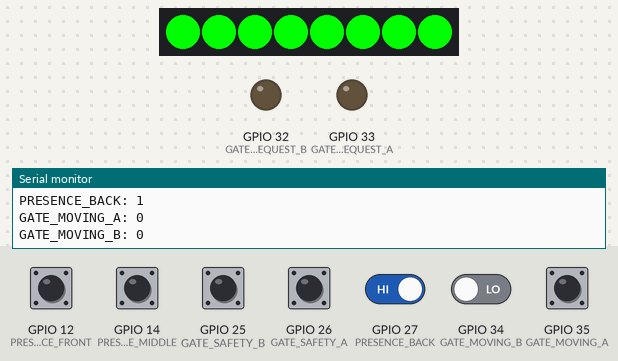
Simulated run of this sketch. Board: ESP32. Shown: 8 RGB LEDs in strip order, left to right, output pins drawn as LEDs (lit = HIGH), the last lines printed to the serial monitor. The inputs (shaded band) are chosen by the test bench; at power-on: GPIO 12 (PRESENCE_FRONT), GPIO 14 (PRESENCE_MIDDLE), GPIO 25 (GATE_SAFETY_B), GPIO 26 (GATE_SAFETY_A), GPIO 27 (PRESENCE_BACK) HIGH, GPIO 34 (GATE_MOVING_B), GPIO 35 (GATE_MOVING_A) LOW. Dim RGB values are drawn brighter than linear.

Above: at 3.1 s.
3.2 s: GPIO 12 (PRESENCE_FRONT) pulled LOW for 1.4 s
At 5.4 s:
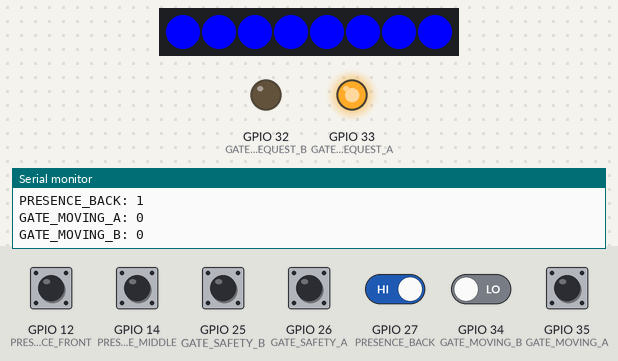
6.1 s: GPIO 14 (PRESENCE_MIDDLE) pulled LOW for 1.4 s
At 8.7 s:
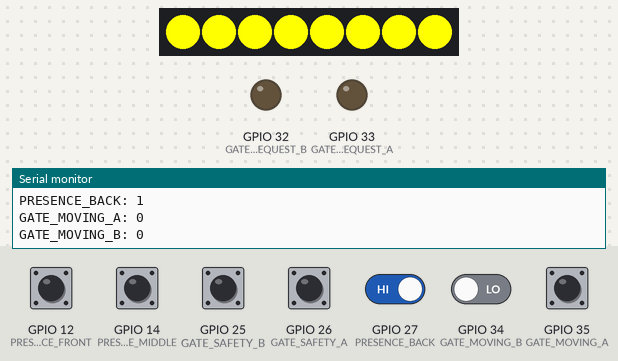
9.5 s: GPIO 35 (GATE_MOVING_A) pulled HIGH for 1.4 s
At 13.8 s:
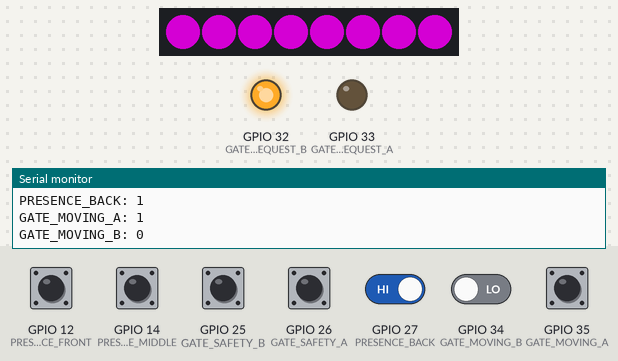
14.1 s: GPIO 25 (GATE_SAFETY_B) pulled LOW for 1.4 s
At 17.3 s:
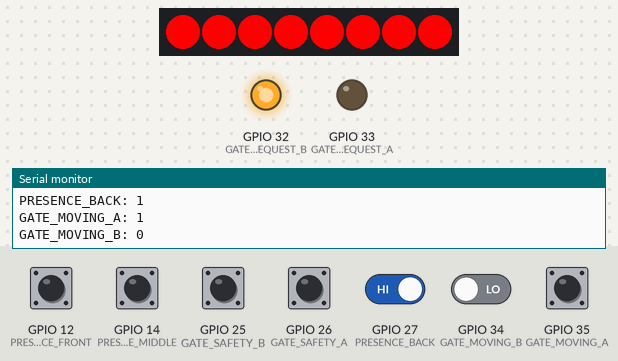
17.6 s: GPIO 25 (GATE_SAFETY_B) driven LOW and GPIO 27 (PRESENCE_BACK) driven LOW
At 21.9 s:
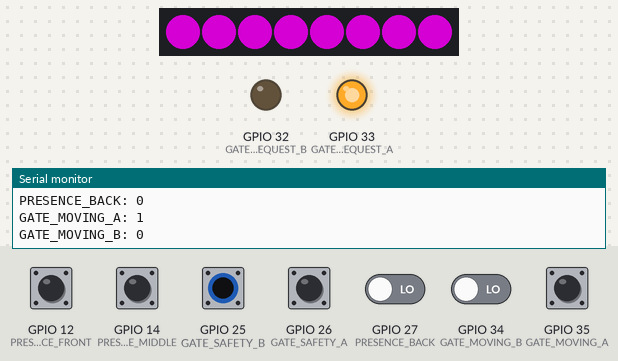
22.0 s: GPIO 26 (GATE_SAFETY_A) pulled LOW for 1.4 s
At 24.4 s:
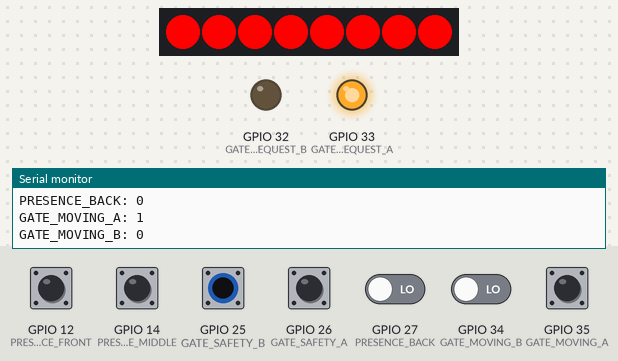
Timing chart, 0 to 25.9 s (numbered marks = the images above; inputs shaded):
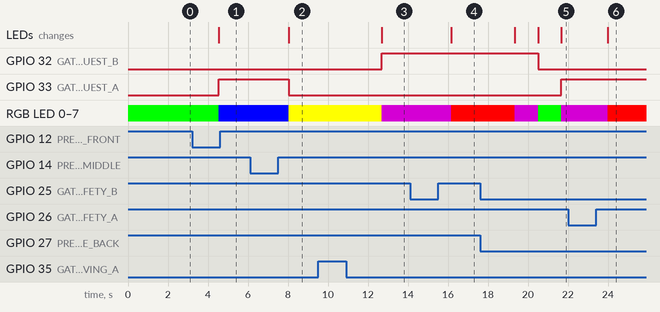

The sketch:

simulation.ino
```cpp
#include <Adafruit_NeoPixel.h>

// Pin Definitions
#define PRESENCE_FRONT 12	// IR beam sensor - front zone
#define PRESENCE_MIDDLE 14   // IR beam sensor - middle zone
#define PRESENCE_BACK 27 	// IR beam sensor - back zone
#define GATE_SAFETY_A 26 	// Gate A safety sensor (HIGH = obstructed)
#define GATE_SAFETY_B 25 	// Gate B safety sensor
#define GATE_REQUEST_A 33	// Gate A control (HIGH = open)
#define GATE_REQUEST_B 32	// Gate B control
#define GATE_MOVING_A 35 	// Gate A movement status (HIGH = moving)
#define GATE_MOVING_B 34 	// Gate B movement status
#define LED_DATA 13      	// WS2812B LED strip control

// State Machine
enum AirlockState {
  ST_IDLE,
  ST_FRONT_ENTER,
  ST_MIDDLE_OCCUPIED,
  ST_BACK_EXIT,
  ST_BACK_ENTER,
  ST_FRONT_EXIT,
  ST_SAFETY_LOCK
};

bool lastb[7]={HIGH, HIGH, HIGH, HIGH, HIGH, HIGH, HIGH};
bool b[7]={HIGH, HIGH, HIGH, HIGH, HIGH, HIGH, HIGH};

AirlockState currentState = ST_IDLE;
Adafruit_NeoPixel ledStrip(8, LED_DATA, NEO_GRB + NEO_KHZ800);

// Safety wrapper for gate operations
void operateGate(uint8_t gate, bool open) {
  if(gate == 0) {
	if(!b[1]) return;
	digitalWrite(GATE_REQUEST_A, open);
  } else {
	if(!b[3]) return;
	digitalWrite(GATE_REQUEST_B, open);
  }
}

void updateLEDs(uint32_t color) {
  for(int i=0; i<ledStrip.numPixels(); i++) {
	ledStrip.setPixelColor(i, color);
  }
  ledStrip.show();
}

void setup() {
	Serial.begin(9600);
  pinMode(PRESENCE_FRONT, INPUT_PULLUP);
  pinMode(PRESENCE_MIDDLE, INPUT_PULLUP);
  pinMode(PRESENCE_BACK, INPUT_PULLUP);
  pinMode(GATE_SAFETY_A, INPUT_PULLUP);
  pinMode(GATE_SAFETY_B, INPUT_PULLUP);
	pinMode(GATE_MOVING_A, INPUT_PULLUP);
  pinMode(GATE_MOVING_B, INPUT_PULLUP);

  pinMode(GATE_REQUEST_A, OUTPUT);
  pinMode(GATE_REQUEST_B, OUTPUT);
  digitalWrite(GATE_REQUEST_A, LOW);
  digitalWrite(GATE_REQUEST_B, LOW);

  ledStrip.begin();
  updateLEDs(ledStrip.Color(0, 255, 0)); // Green = ready
}

void loop() {

	bool currentb[7]={digitalRead(PRESENCE_FRONT),digitalRead(GATE_SAFETY_A),digitalRead(PRESENCE_MIDDLE),digitalRead(GATE_SAFETY_B),digitalRead(PRESENCE_BACK),digitalRead(GATE_MOVING_A),digitalRead(GATE_MOVING_B)};

	for(int i=0; i<7; i++){
	if(lastb[i]==HIGH && currentb[i]==LOW){
		b[i]=!b[i];
	}
	lastb[i]=currentb[i];
	}

	Serial.print("PRESENCE_FRONT: ");
	Serial.print(b[0]);
	Serial.print("\n");

	Serial.print("GATE_SAFETY_A: ");
	Serial.print(b[1]);
	Serial.print("\n");

	Serial.print("PRESENCE_MIDDLE: ");
	Serial.print(b[2]);
	Serial.print("\n");

	Serial.print("GATE_SAFETY_B: ");
	Serial.print(b[3]);
	Serial.print("\n");

	Serial.print("PRESENCE_BACK: ");
	Serial.print(b[4]);
	Serial.print("\n");

	Serial.print("GATE_MOVING_A: ");
	Serial.print(b[5]);
	Serial.print("\n");

	Serial.print("GATE_MOVING_B: ");
	Serial.print(b[6]);
	Serial.print("\n");
	Serial.print("\n");

	delay(1000);

  bool front = !b[0];
  bool middle = !b[2];
  bool back = !b[4];

  // Check safety sensors first
  if(b[1]==0 || b[3]==0) {
	operateGate(0, false);
	operateGate(1, false);
	if(!b[2]) currentState= ST_MIDDLE_OCCUPIED;
	else if(!b[1] || !b[3]) currentState = ST_SAFETY_LOCK;
	else currentState = ST_IDLE;
	updateLEDs(ledStrip.Color(255, 0, 0));
	return;
  }


  switch(currentState) {
	case ST_IDLE:
  	if(front && back) { // Conflict
    	operateGate(0, true); // Prioritize front
			currentState=ST_FRONT_ENTER;
    	updateLEDs(ledStrip.Color(128, 0, 128)); // Purple
  	}

  	else if(back && !middle && !front) {
    	operateGate(1, true);
    	currentState = ST_BACK_ENTER;
    	updateLEDs(ledStrip.Color(255, 165, 0)); // Orange
  	}

		else if(front && !middle && !back) {
    	operateGate(0, true);
    	currentState = ST_FRONT_ENTER;
    	updateLEDs(ledStrip.Color(0, 0, 255)); // Blue
  	}
  	break;

	case ST_FRONT_ENTER:
  	if(!b[5]) { // Gate A fully open
    	if(middle) {
      	operateGate(0, false);
      	currentState = ST_MIDDLE_OCCUPIED;
      	updateLEDs(ledStrip.Color(255, 255, 0)); // Yellow
    	}
  	}
  	break;

	case ST_MIDDLE_OCCUPIED:
  	if(b[5]) { // Gate A closed
    	operateGate(1, true);
    	currentState = ST_BACK_EXIT;
    	updateLEDs(ledStrip.Color(128, 0, 128)); // Purple
  	}
  	break;

	case ST_BACK_EXIT:
  	if(!b[6]) { // Gate B open
    	if(back) { // Robot exited
      	operateGate(1, false);
      	currentState = ST_IDLE;
      	updateLEDs(ledStrip.Color(0, 255, 0));
    	}
  	}
  	break;

	// Mirror states for back entry
	// ...

	  case ST_SAFETY_LOCK:
  	if(b[1] && b[3]) {
    	currentState = ST_IDLE;
    	updateLEDs(ledStrip.Color(0, 255, 0));
  	}
  	break;
  }
  delay(100);
}
```

Measured:
- after the input at 3.2 s, GPIO 33 (GATE_REQUEST_A): LOW → HIGH after 1.3 s; RGB LED 0–7: RGB(0, 255, 0) → RGB(0, 0, 255) after 1.3 s; the LEDs: change after 1.3 s (image 1)
- after the input at 6.1 s, GPIO 33 (GATE_REQUEST_A): HIGH → LOW after 1.9 s; RGB LED 0–7: RGB(0, 0, 255) → RGB(255, 255, 0) after 1.9 s; the LEDs: change after 1.9 s (image 2)
- after the input at 9.5 s, GPIO 32 (GATE_REQUEST_B): LOW → HIGH after 3.2 s; RGB LED 0–7: RGB(255, 255, 0) → RGB(128, 0, 128) after 3.2 s; the LEDs: change after 3.2 s (image 3)
- after the input at 14.1 s, RGB LED 0–7: RGB(128, 0, 128) → RGB(255, 0, 0) after 2.1 s; the LEDs: change after 2.1 s (image 4)
- after the input at 17.6 s, GPIO 32 (GATE_REQUEST_B): HIGH → LOW after 2.9 s; GPIO 33 (GATE_REQUEST_A): LOW → HIGH after 4.1 s; RGB LED 0–7: RGB(255, 0, 0) → RGB(128, 0, 128) after 1.7 s, → RGB(0, 255, 0) 1.2 s later, → RGB(128, 0, 128) 1.2 s later; the LEDs: change after 1.7 s (image 5)
- after the input at 22.0 s, RGB LED 0–7: RGB(128, 0, 128) → RGB(255, 0, 0) after 2.0 s; the LEDs: change after 2.0 s (image 6)
